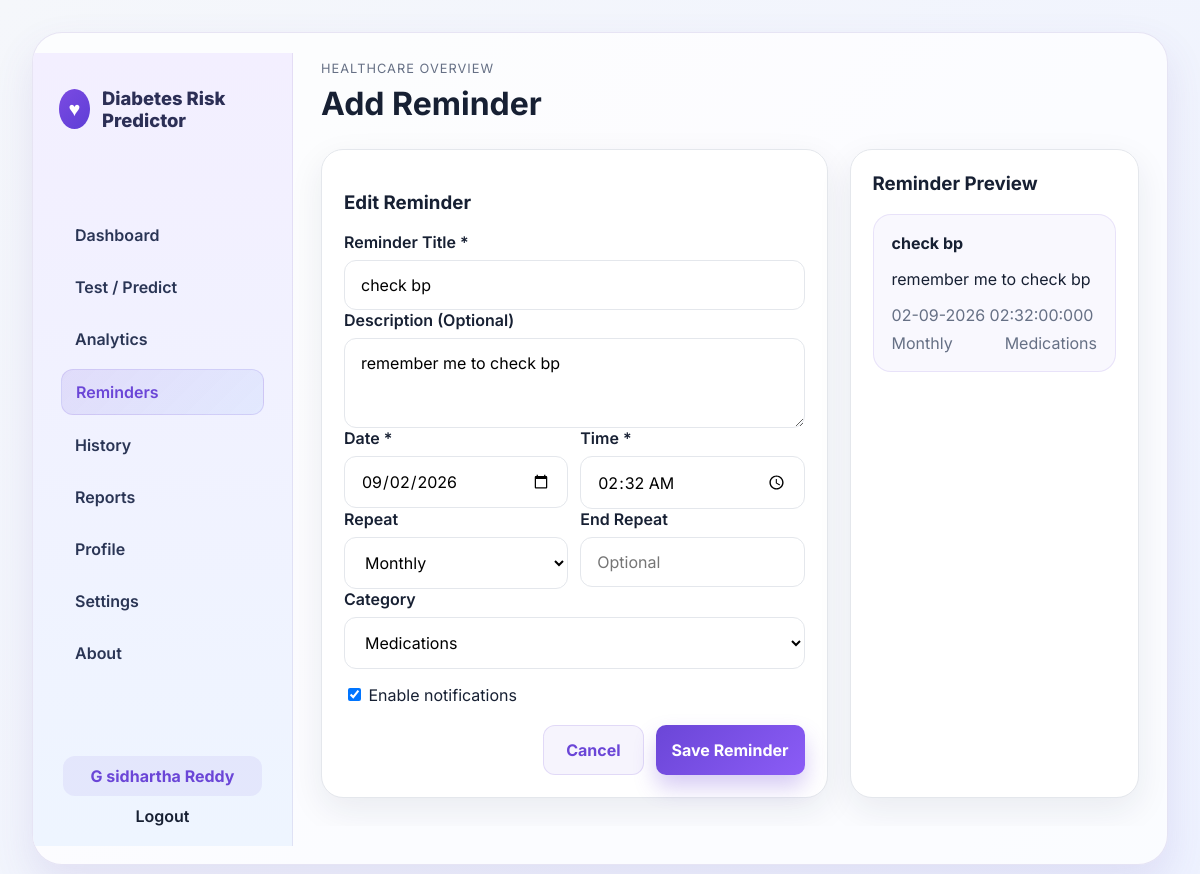
Screenshot of /reminders/17/edit (signed in) with the database file from the repository.
### tables this page shows
CREATE TABLE users (
            id INTEGER PRIMARY KEY AUTOINCREMENT,
            full_name TEXT NOT NULL,
            email TEXT NOT NULL UNIQUE,
            password_hash TEXT NOT NULL,
            created_at TEXT NOT NULL DEFAULT CURRENT_TIMESTAMP
        , gender TEXT, age INTEGER, height_cm REAL, weight_kg REAL, role TEXT NOT NULL DEFAULT 'patient', theme TEXT NOT NULL DEFAULT 'light', notifications_enabled INTEGER NOT NULL DEFAULT 1, reminders_enabled INTEGER NOT NULL DEFAULT 1, last_login TEXT);

CREATE TABLE reminders (
            id INTEGER PRIMARY KEY AUTOINCREMENT,
            user_id INTEGER NOT NULL,
            title TEXT NOT NULL,
            description TEXT,
            date TEXT NOT NULL,
            time TEXT NOT NULL,
            repeat TEXT NOT NULL DEFAULT 'Once',
            category TEXT NOT NULL,
            notification_enabled INTEGER NOT NULL DEFAULT 1,
            status TEXT NOT NULL DEFAULT 'Upcoming',
            created_at TEXT NOT NULL DEFAULT CURRENT_TIMESTAMP,
            FOREIGN KEY(user_id) REFERENCES users(id)
        );

### backend/auth.py (the view)
    def wrapped(*args, **kwargs):
        if 'user_id' not in session:
            return redirect(url_for('login'))
        return view(*args, **kwargs)

### app.py (called while the page is built)
def _parse_display_datetime(value):
    if not value:
        return None
    text = str(value).strip()
    candidates = (
        text,
        text.replace('Z', '+00:00'),
        text[:26],
        text[:19],
        text[:10],
    )
    for candidate in candidates:
        for fmt in (
            '%Y-%m-%dT%H:%M:%S.%f',
            '%Y-%m-%dT%H:%M:%S',
            '%Y-%m-%d %H:%M:%S.%f',
            '%Y-%m-%d %H:%M:%S',
            '%Y-%m-%d',
        ):
            try:
                return datetime.strptime(candidate, fmt)
            except Exception:
                continue
        try:
            return datetime.fromisoformat(candidate.replace('Z', '+00:00')).replace(tzinfo=None)
        except Exception:
            continue
    return None

def format_display_datetime(value):
    parsed = _parse_display_datetime(value)
    if not parsed:
        return str(value or '')
    return parsed.strftime('%d-%m-%Y %H:%M:%S:%f')[:-3]

@app.context_processor
def inject_base_context():
    user_id = session.get('user_id')
    user = get_user(user_id) if user_id is not None else None
    user_reminders = []
    reminder_count = 0
    if user_id is not None:
        reminder_rows = get_db().execute(
            'SELECT * FROM reminders WHERE user_id = ? ORDER BY date ASC, time ASC LIMIT 5',
            (user_id,),
        ).fetchall()
        user_reminders = [dict(row) for row in reminder_rows]
        reminder_count = len(user_reminders)
    active_theme = get_active_theme(user)
    return {
        'user': user,
        'current_user': user,
        'active_theme': active_theme,
        'header_reminders': user_reminders,
        'header_reminder_count': reminder_count,
    }

### backend/auth.py (called while the page is built)
def normalize_theme(value):
    theme = str(value or 'light').strip().lower()
    return theme if theme in ALLOWED_THEMES else 'light'

def login_required(view):
    def wrapped(*args, **kwargs):
        if 'user_id' not in session:
            return redirect(url_for('login'))
        return view(*args, **kwargs)
    wrapped.__name__ = view.__name__
    return wrapped

def get_user(user_id):
    row = get_db().execute('SELECT * FROM users WHERE id = ?', (user_id,)).fetchone()
    if not row:
        return None
    user = dict(row)
    user['theme'] = normalize_theme(user.get('theme'))
    return user

def get_active_theme(user=None):
    if user and isinstance(user, dict):
        return normalize_theme(user.get('theme'))
    return 'light'

### templates/add_reminder.html (shortened to what this page needs)
{% extends 'base.html' %}
{% block page_title %}Add Reminder{% endblock %}
{% block content %}
<div class="form-grid-2">
  <div class="card-surface reminder-form-panel">
    <h3>{% if edit_mode %}Edit Reminder{% else %}Add New Reminder{% endif %}</h3>
    <form method="post" class="reminder-form">
      <div class="field-group">
        <label>Reminder Title *</label>
        <input type="text" name="title" value="{{ reminder.title if reminder else '' }}" required />
      </div>
      <div class="field-group">
        <label>Description (Optional)</label>
        <textarea name="description" rows="3">{{ reminder.description if reminder else '' }}</textarea>
      </div>
      <div class="split-row">
        <div class="field-group">
          <label>Date *</label>
          <input type="date" name="date" value="{{ reminder.date if reminder else '' }}" required />
        </div>
        <div class="field-group">
          <label>Time *</label>
          <input type="time" name="time" value="{{ reminder.time if reminder else '' }}" required />
        </div>
      </div>
      <div class="split-row">
        <div class="field-group">
          <label>Repeat</label>
          <select name="repeat">
            <option {% if reminder and reminder.repeat == 'Monthly' %}selected{% endif %}>Monthly</option>
          </select>
        </div>
        <div class="field-group">
          <label>End Repeat</label>
          <input type="text" placeholder="Optional" />
        </div>
      </div>
      <div class="field-group">
        <label>Category</label>
        <select name="category">
          <option {% if reminder and reminder.category == 'Medications' %}selected{% endif %}>Medications</option>
        </select>
      </div>
      <div class="checkbox-row">
        <label><input type="checkbox" name="notification_enabled" {% if reminder and reminder.notification_enabled %}checked{% endif %}> Enable notifications</label>
      </div>
      <div class="form-actions">
        <a href="{{ url_for('reminders') }}" class="secondary-btn">Cancel</a>
        <button type="submit" class="primary-btn">Save Reminder</button>
      </div>
    </form>
  </div>
  <div class="card-surface preview-panel">
    <h3>Reminder Preview</h3>
    <div class="reminder-preview-box">
      <strong>{{ reminder.title if reminder else 'Reminder Title' }}</strong>
      <p>{{ reminder.description if reminder else 'Description preview appears here.' }}</p>
      <div class="preview-meta">
        <span>{{ ((reminder.date ~ ' ' ~ reminder.time)|display_datetime) if reminder else 'Date / Time' }}</span>
      </div>
      <div class="preview-meta">
        <span>{{ reminder.repeat if reminder else 'Once' }}</span>
        <span>{{ reminder.category if reminder else 'Lifestyle' }}</span>
      </div>
    </div>
  </div>
</div>
{% endblock %}

### templates/base.html (shortened to what this page needs)
<!DOCTYPE html>
<html lang="en">
  <head>
    <link rel="stylesheet" href="{{ url_for('static', filename='css/styles.css') }}" />
  </head>
  <body class="app-body {% block body_class %}{% endblock %}" data-theme="{{ active_theme or 'light' }}">
    {% if session.get('user_id') %}
      <div class="app-shell">
        <aside class="sidebar">
          <div class="brand-block">
            <div class="brand-mark">♥</div>
            <div>
              <div class="brand-name">Diabetes Risk Predictor</div>
            </div>
          </div>
          <nav class="nav-menu">
            <a href="{{ url_for('dashboard') }}" class="nav-link {% if request.path == '/dashboard' %}active{% endif %}">Dashboard</a>
            <a href="{{ url_for('predict') }}" class="nav-link {% if request.path == '/predict' %}active{% endif %}">Test / Predict</a>
            <a href="{{ url_for('analytics') }}" class="nav-link {% if request.path == '/analytics' %}active{% endif %}">Analytics</a>
            <a href="{{ url_for('reminders') }}" class="nav-link {% if request.path.startswith('/reminders') %}active{% endif %}">Reminders</a>
            <a href="{{ url_for('history') }}" class="nav-link {% if request.path.startswith('/history') %}active{% endif %}">History</a>
            <a href="{{ url_for('reports') }}" class="nav-link {% if request.path.startswith('/reports') or request.path.startswith('/export') %}active{% endif %}">Reports</a>
            <a href="{{ url_for('profile') }}" class="nav-link {% if request.path.startswith('/profile') %}active{% endif %}">Profile</a>
            <a href="{{ url_for('settings') }}" class="nav-link {% if request.path.startswith('/settings') %}active{% endif %}">Settings</a>
            <a href="{{ url_for('about') }}" class="nav-link {% if request.path == '/about' %}active{% endif %}">About</a>
          </nav>
          <div class="sidebar-footer">
            <div class="user-chip">{{ session.get('user_name', 'User') }}</div>
            <a href="{{ url_for('logout') }}" class="logout-link">Logout</a>
          </div>
        </aside>
        <main class="main-panel">
          <header class="topbar">
            <div>
              <p class="eyebrow">Healthcare overview</p>
              <h1>{% block page_title %}Dashboard{% endblock %}</h1>
            </div>
          </header>
          {% block content %}{% endblock %}
        </main>
      </div>
    {% else %}
      {% block auth_content %}{% endblock %}
    {% endif %}
  </body>
</html>

### rows the page displays
users: get "G sidhartha Reddy"
reminders: title "check bp", description "remember me to check bp", date "09/02/2026", time "02:32", repeat "Monthly", category "Medications", notification_enabled "☑", date+time "02-09-2026 02:32:00:000"
